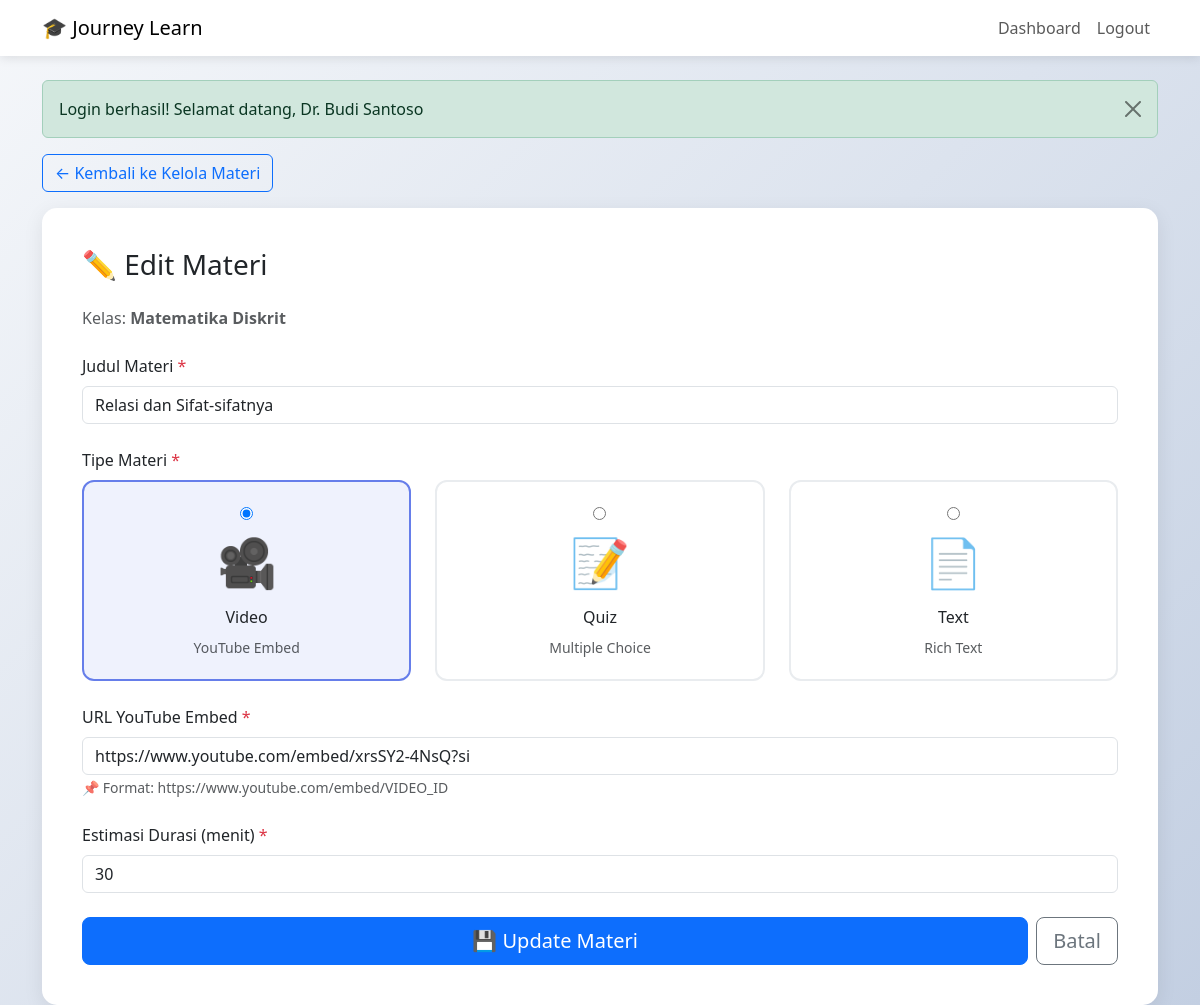
Screenshot of /edit-materi.php?id=24 (signed in) with the database file from the repository.
### tables this page shows
CREATE TABLE `materi` (
  `id` int(11) NOT NULL,
  `kelas_id` int(11) NOT NULL,
  `judul` varchar(200) NOT NULL,
  `tipe` enum('video','quiz','text') NOT NULL,
  `konten` text DEFAULT NULL,
  `urutan` int(11) NOT NULL,
  `durasi_menit` int(11) DEFAULT 0,
  `tanggal_dibuat` timestamp NOT NULL DEFAULT current_timestamp()
);

CREATE TABLE `kelas` (
  `id` int(11) NOT NULL,
  `nama_kelas` varchar(150) NOT NULL,
  `deskripsi` text DEFAULT NULL,
  `dosen_id` int(11) NOT NULL,
  `kategori` varchar(50) DEFAULT NULL,
  `thumbnail` varchar(255) DEFAULT 'default-class.jpg',
  `total_courses` int(11) DEFAULT 0,
  `tanggal_dibuat` timestamp NOT NULL DEFAULT current_timestamp()
);

### edit-materi.php (the view, shortened to what this page needs)
<?php
require_once 'config.php';
$materi_id = isset($_GET['id']) ? (int)$_GET['id'] : 0;
$query = "SELECT m.*, k.nama_kelas, k.dosen_id, k.id as kelas_id
          FROM materi m
          JOIN kelas k ON m.kelas_id = k.id
          WHERE m.id = ?";
$stmt = $conn->prepare($query);
$stmt->bind_param("i", $materi_id);
$stmt->execute();
$result = $stmt->get_result();
$materi = $result->fetch_assoc();
?>
<!DOCTYPE html>
<html lang="id">
<head>
    <link href="https://cdn.jsdelivr.net/npm/bootstrap@5.3.0/dist/css/bootstrap.min.css" rel="stylesheet">
</head>
<body>
    <nav class="navbar navbar-expand-lg navbar-light">
        <div class="container">
            <a class="navbar-brand" href="dashboard.php">🎓 Journey Learn</a>
            <div class="collapse navbar-collapse">
                <ul class="navbar-nav ms-auto">
                    <li class="nav-item"><a class="nav-link" href="dashboard.php">Dashboard</a></li>
                    <li class="nav-item"><a class="nav-link" href="logout.php">Logout</a></li>
                </ul>
            </div>
        </div>
    </nav>
    <div class="container mt-4">
        <a href="kelola-materi.php?kelas_id=<?= $materi['kelas_id'] ?>" class="btn btn-outline-primary mb-3">
            ← Kembali ke Kelola Materi
        </a>
        <div class="form-card">
            <h3 class="mb-4">✏️ Edit Materi</h3>
            <p class="text-muted mb-4">Kelas: <strong><?= htmlspecialchars($materi['nama_kelas']) ?></strong></p>
            <form method="POST" action="" id="materiForm">
                <div class="mb-4">
                    <label class="form-label">Judul Materi <span class="text-danger">*</span></label>
                    <input type="text" class="form-control" name="judul"
                           value="<?= htmlspecialchars($materi['judul']) ?>" required>
                </div>
                <div class="mb-4">
                    <label class="form-label">Tipe Materi <span class="text-danger">*</span></label>
                    <div class="row">
                        <div class="col-md-4">
                            <div class="tipe-option <?= $materi['tipe'] == 'video' ? 'active' : '' ?>" onclick="selectTipe('video')">
                                <input type="radio" name="tipe" value="video" id="tipe_video"
                                       <?= $materi['tipe'] == 'video' ? 'checked' : '' ?> required>
                                <label for="tipe_video" style="cursor: pointer; width: 100%;">
                                    <div style="font-size: 48px; margin-bottom: 10px;">🎥</div>
                                    <h6>Video</h6>
                                    <small class="text-muted">YouTube Embed</small>
                                </label>
                            </div>
                        </div>
                        <div class="col-md-4">
                            <div class="tipe-option <?= $materi['tipe'] == 'quiz' ? 'active' : '' ?>" onclick="selectTipe('quiz')">
                                <input type="radio" name="tipe" value="quiz" id="tipe_quiz"
                                       <?= $materi['tipe'] == 'quiz' ? 'checked' : '' ?>>
                                <label for="tipe_quiz" style="cursor: pointer; width: 100%;">
                                    <div style="font-size: 48px; margin-bottom: 10px;">📝</div>
                                    <h6>Quiz</h6>
                                    <small class="text-muted">Multiple Choice</small>
                                </label>
                            </div>
                        </div>
                        <div class="col-md-4">
                            <div class="tipe-option <?= $materi['tipe'] == 'text' ? 'active' : '' ?>" onclick="selectTipe('text')">
                                <input type="radio" name="tipe" value="text" id="tipe_text"
                                       <?= $materi['tipe'] == 'text' ? 'checked' : '' ?>>
                                <label for="tipe_text" style="cursor: pointer; width: 100%;">
                                    <div style="font-size: 48px; margin-bottom: 10px;">📄</div>
                                    <h6>Text</h6>
                                    <small class="text-muted">Rich Text</small>
                                </label>
                            </div>
                        </div>
                    </div>
                </div>
                <div class="mb-4 content-field <?= $materi['tipe'] == 'video' ? 'active' : '' ?>" id="content_video">
                    <label class="form-label">URL YouTube Embed <span class="text-danger">*</span></label>
                    <input type="text" class="form-control" name="video_url" id="video_url"
                           value="<?= $materi['tipe'] == 'video' ? htmlspecialchars($materi['konten']) : '' ?>"
                           placeholder="https://www.youtube.com/embed/VIDEO_ID">
                    <small class="text-muted">
                        📌 Format: https://www.youtube.com/embed/VIDEO_ID
                    </small>
                </div>
                <div class="mb-4">
                    <label class="form-label">Estimasi Durasi (menit) <span class="text-danger">*</span></label>
                    <input type="number" class="form-control" name="durasi_menit"
                           value="<?= $materi['durasi_menit'] ?>" min="1" required>
                </div>
                <div class="d-flex gap-2">
                    <button type="submit" class="btn btn-primary btn-lg flex-grow-1">
                        💾 Update Materi
                    </button>
                    <a href="kelola-materi.php?kelas_id=<?= $materi['kelas_id'] ?>" class="btn btn-outline-secondary btn-lg">
                        Batal
                    </a>
                </div>
            </form>
        </div>
    </div>
</body>
</html>

### edit-materi.php (style rules this page uses)
body { background: linear-gradient(135deg, #f5f7fa 0%, #c3cfe2 100%); min-height: 100vh; }
.navbar { background: white !important; box-shadow: 0 2px 10px rgba(0,0,0,0.1); }
.form-card { background: white; border-radius: 15px; padding: 40px; box-shadow: 0 5px 20px rgba(0,0,0,0.08); }
.tipe-option { border: 2px solid #e9ecef; border-radius: 12px; padding: 20px; text-align: center; cursor: pointer; transition: all 0.3s; }
.tipe-option.active { border-color: #667eea; background: rgba(102, 126, 234, 0.1); }
.content-field { display: none; }
.content-field.active { display: block; }

### rows the page displays
materi: kelas.nama_kelas "Matematika Diskrit", judul "Relasi dan Sifat-sifatnya", tipe "☑ 🎥 Video YouTube Embed", tipe "☐ 📝 Quiz Multiple Choice", tipe "☐ 📄 Text Rich Text", video_url "https://www.youtube.com/embed/xrsSY2-4NsQ?si", durasi_menit "30"

### other values shown
$alert['message'] "Login berhasil! Selamat datang, Dr. Budi Santoso"
